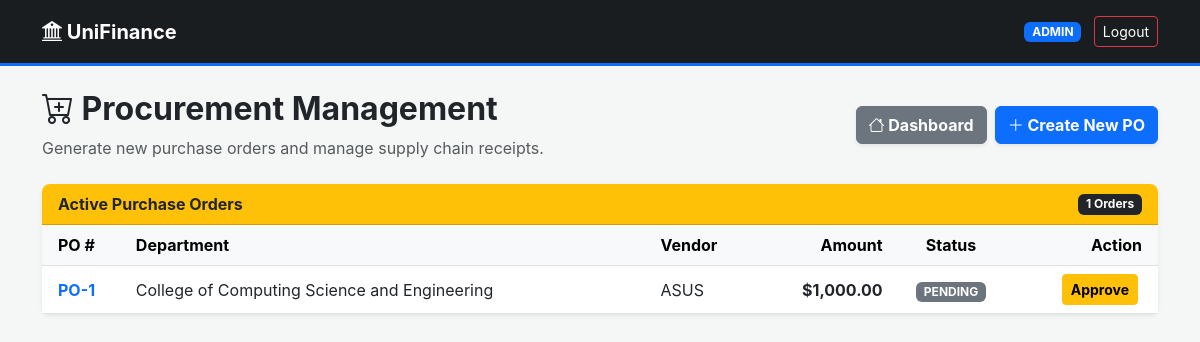
The app's page /finance/procurement.php (signed in) with its own data.
### tables this page shows
CREATE TABLE `purchase_orders` (
  `po_id` int(11) NOT NULL,
  `dept_id` int(11) DEFAULT NULL,
  `vendor_id` int(11) DEFAULT NULL,
  `total_amount` decimal(15,2) DEFAULT NULL,
  `status` enum('pending','approved','received','cancelled') DEFAULT 'pending',
  `date_created` timestamp NOT NULL DEFAULT current_timestamp()
);

CREATE TABLE `departments` (
  `dept_id` int(11) NOT NULL,
  `dept_name` varchar(100) DEFAULT NULL,
  `total_budget` decimal(15,2) DEFAULT NULL
);

CREATE TABLE `vendors` (
  `vendor_id` int(11) NOT NULL,
  `vendor_name` varchar(100) DEFAULT NULL,
  `email` varchar(100) DEFAULT NULL
);

### finance/procurement.php (the view, shortened to what this page needs)
<?php
include 'header.php';
include 'db_connect.php';
$pos = $conn->query("SELECT po.*, v.vendor_name, d.dept_name
                     FROM purchase_orders po
                     JOIN vendors v ON po.vendor_id = v.vendor_id
                     JOIN departments d ON po.dept_id = d.dept_id
                     WHERE po.status != 'received' AND po.status != 'cancelled'
                     ORDER BY po.po_id DESC");
?>
<div class="container">
    <div class="row align-items-center mb-4">
        <div class="col-md-7">
            <h2 class="fw-bold text-dark"><i class="bi bi-cart-plus"></i> Procurement Management</h2>
            <p class="text-muted mb-0">Generate new purchase orders and manage supply chain receipts.</p>
        </div>
        <div class="col-md-5 text-md-end mt-3 mt-md-0 d-flex justify-content-md-end gap-2">
            <a href="dashboard.php" class="btn btn-secondary fw-bold shadow-sm">
                <i class="bi bi-house"></i> Dashboard
            </a>
            <button class="btn btn-primary fw-bold shadow-sm" data-bs-toggle="collapse" data-bs-target="#newPOForm">
                <i class="bi bi-plus-lg"></i> Create New PO
            </button>
        </div>
    </div>
    <div class="card shadow-sm border-0">
        <div class="card-header bg-warning text-dark d-flex justify-content-between align-items-center">
            <span class="mb-0">Active Purchase Orders</span>
            <span class="badge bg-dark"><?= $pos->num_rows ?> Orders</span>
        </div>
        <div class="card-body p-0">
            <div class="table-responsive">
                <table class="table table-hover align-middle mb-0">
                    <thead class="table-light">
                        <tr>
                            <th class="ps-3">PO #</th>
                            <th>Department</th>
                            <th>Vendor</th>
                            <th class="text-end">Amount</th>
                            <th class="text-center">Status</th>
                            <th class="text-end pe-3">Action</th>
                        </tr>
                    </thead>
                    <tbody>
                        <?php if($pos->num_rows > 0): while($row = $pos->fetch_assoc()): ?>
                        <tr>
                            <td class="ps-3 fw-bold text-primary">PO-<?= $row['po_id'] ?></td>
                            <td><?= $row['dept_name'] ?></td>
                            <td><?= $row['vendor_name'] ?></td>
                            <td class="text-end fw-bold">$<?= number_format($row['total_amount'], 2) ?></td>
                            <td class="text-center">
                                <span class="badge <?= $row['status'] == 'approved' ? 'bg-info' : ($row['status'] == 'received' ? 'bg-success' : 'bg-secondary') ?>">
                                    <?= strtoupper($row['status']) ?>
                                </span>
                            </td>
                            <td class="text-end pe-3">
                                <?php if($row['status'] == 'pending'): ?>
                                    <button class="btn btn-sm btn-warning fw-bold approve-po-btn me-1" data-id="<?= $row['po_id'] ?>">
                                        Approve
                                    </button>
                                <?php elseif($row['status'] == 'approved'): ?>
                                    <button class="btn btn-sm btn-success fw-bold receive-btn" data-id="<?= $row['po_id'] ?>">
                                        Mark Received
                                    </button>
                                <?php else: ?>
                                    <span class="text-muted small">Awaiting Approval</span>
                                <?php endif; ?>
                            </td>
                        </tr>
                        <?php endwhile; else: ?>
                        <tr><td colspan="6" class="text-center py-4 text-muted">No active purchase orders found.</td></tr>
                        <?php endif; ?>
                    </tbody>
                </table>
            </div>
        </div>
    </div>
</div>
</body>
</html>

### finance/header.php (style rules this page uses)
body { background-color: #f4f7f6; font-family: 'Inter', sans-serif; }
.card { border: none; box-shadow: 0 0.125rem 0.25rem rgba(0,0,0,0.075); border-radius: 8px; }
.card-header { font-weight: bold; border-radius: 8px 8px 0 0 !important; }

### records on screen
purchase_orders: po_id "1", dept.dept_name "College of Computing Science and Engineering", vendor.vendor_name "ASUS", total_amount "1,000.00", status "PENDING"

### other values on screen
$_SESSION['role'] "ADMIN"
$pos->num_rows "1"
